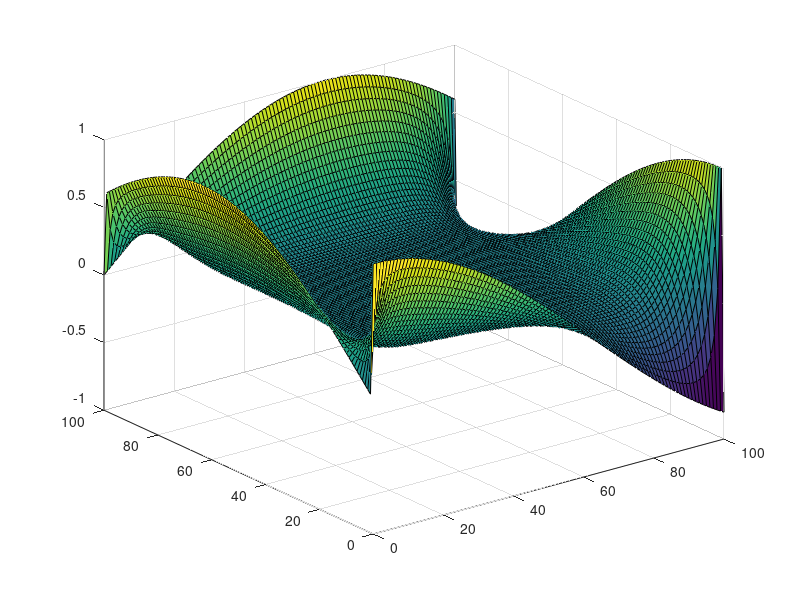

Reproduce this figure in MATLAB.
x = 0:1:100;
y = 0:1:100;

V = zeros(101);

%boundary conditions
V(:,1) = sin(x/40);
V(:,101) = cos(x/40);
V(1, :) = cos(y/40);
V(101,:) = sin(y/40);
Vt = V;
%now the actual algorithm
err_tol = 1e-3;
err=1;
nx = 101;ny=101; %can change
it = 200;%enter no of iterations of algorithm

for k = 2:it
    for i = 2:nx-1
        for j = 2:ny-1
            Vt(i,j) = (V(i+1,j) + V(i,j+1) + V(i-1,j) + V(i,j-1))/4;
        end
        
    end
   % err = sqrt(sum(sum((Vt-V).^2)));
    V=Vt;    
  
end 
   V(3, 5)
    surf(x, y, V);
